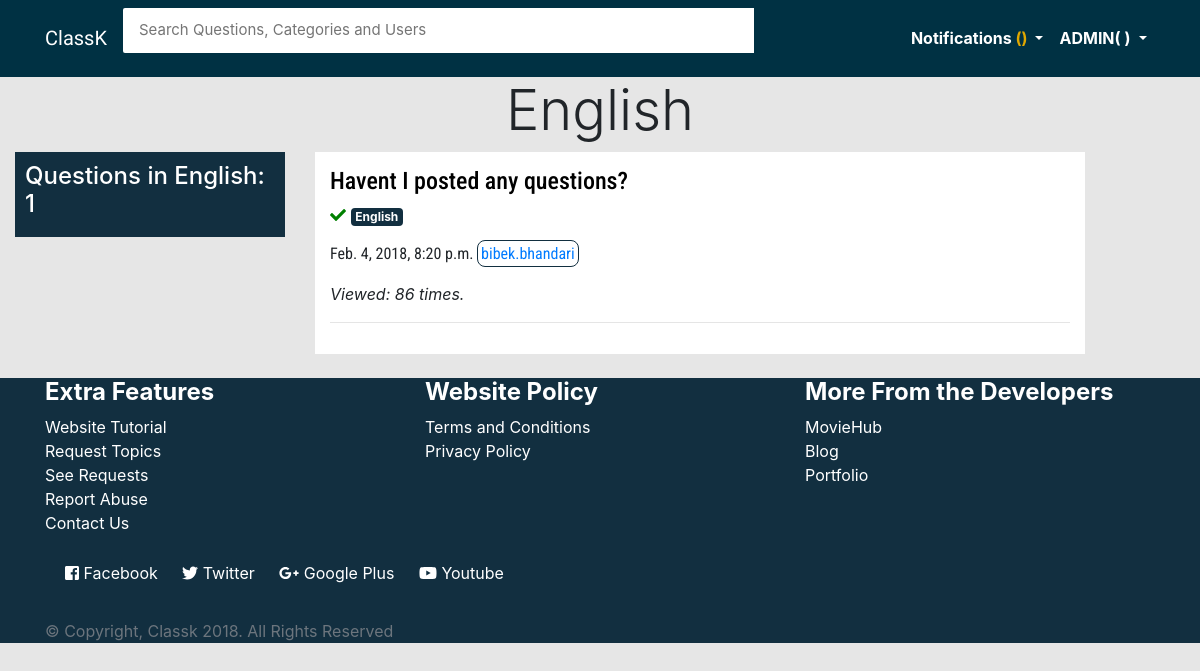
/questions/filter/English/ (signed in), run on an earlier commit of the app's database.
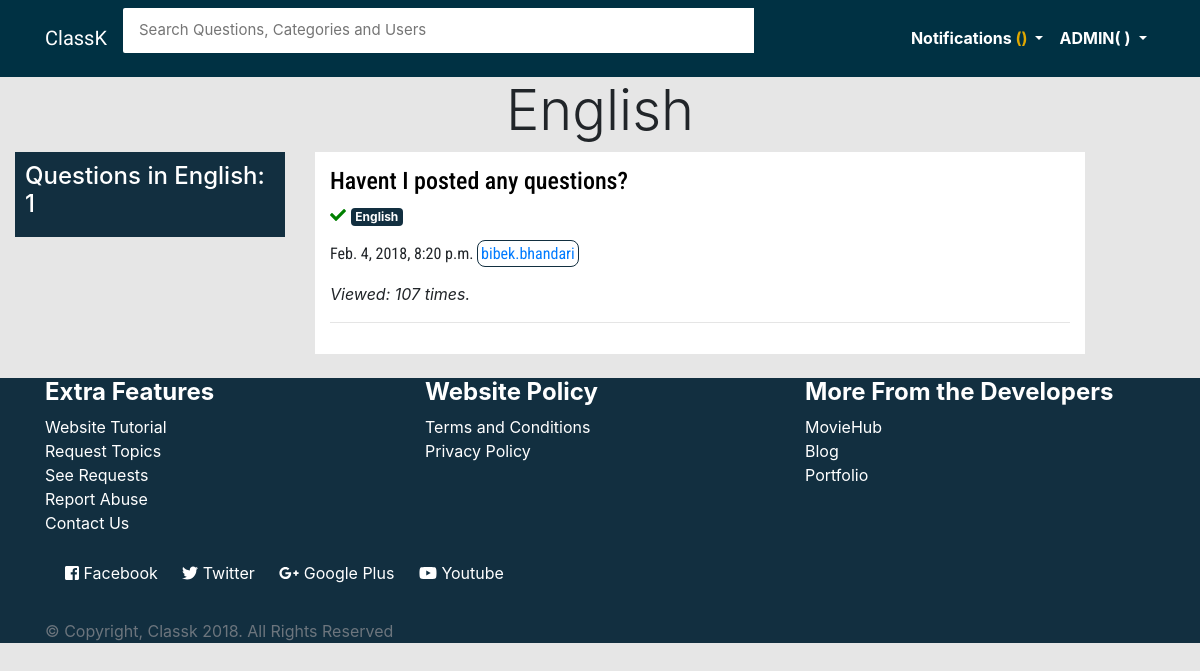
And on a later commit of the database.
### main/models.py (models this page shows, shortened)
class Question(models.Model):
    user = models.ForeignKey(User, on_delete=models.CASCADE)
    title = models.CharField(max_length=150, default='Short title of your problem')
    description = models.TextField(max_length=3000)
    slug = models.SlugField(max_length=140, unique=True)
    date = models.DateTimeField(null=True, default=timezone.now())
    category = models.ForeignKey(Category, null=True, default=None)
    satisfied = models.BooleanField(default=False)
    viewed = models.IntegerField(default=0)

class Category(models.Model):
    category = models.CharField(max_length=50)
    def __str__(self):
        return self.category

### main/views.py (the view)
# urls.py: url(r'^questions/filter/(?P<tag>[.\-\w]+)/$', views.filter_types, name='filter'),
def filter_types(request, tag):
    filters = Category.objects.get(category=tag)
    questions = Question.objects.filter(category=filters)[:1]
    questions_all = Question.objects.filter(category=filters)
    count_in_category = questions_all.count()
    return render(request, 'main/filtered.html', {'questions': questions, 'questions_all': questions_all, 'count_in_category': count_in_category})

### main/templates/main/filtered.html (shortened to what this page needs)
{% extends 'main/base.html' %}
{% block content %} {% for s in questions %}
<h1 class="text-center display-4">{{ s.category }}</h1>
<div class="container-fluid">
    <div class="row">
        {% endfor %} {% if questions_all %}
        <div class="col-md-3">
            <div class="stats">
                {% for t in questions %}
                <h4>Questions in {{ t.category }}: {{ count_in_category }}</h4>
                {% endfor %}
            </div>
        </div>
        <div class="col-md-8">
            <div id="qtns">
                {% for qs in questions_all %}
                <a href="{% url 'main:details' qs.slug %}" id="questions">
                    <h4 id="titleq">{{ qs.title }}</h4>
                </a>
                {% if qs.satisfied %}
                <i data-toggle="tooltip" data-placement="top" title="Marked Satisfied by the owner of the question." class="fas fa-check"
                    style="color:green;"></i>
                {% else %}
                <i>No results yet</i>
                {% endif %}
                <p class="badge" style="background:#122f40; color:white;">{{ qs.category }}</p>
                <p id="titleq">{{ qs.date }}
                    <a href="{% url 'accounts:profile' qs.user %}" id="questions-user-link">{{ qs.user }}</a>
                </p>
                <i>Viewed: {{ qs.viewed }} times.</i>
                <hr> {% endfor %}
            </div>
            <br> {% endif %}
        </div>
    </div>
</div>
{% endblock %}

What changed in the data, as far as the page shows it:
changed Question "Havent I posted any questions?": viewed "86" → "107"
